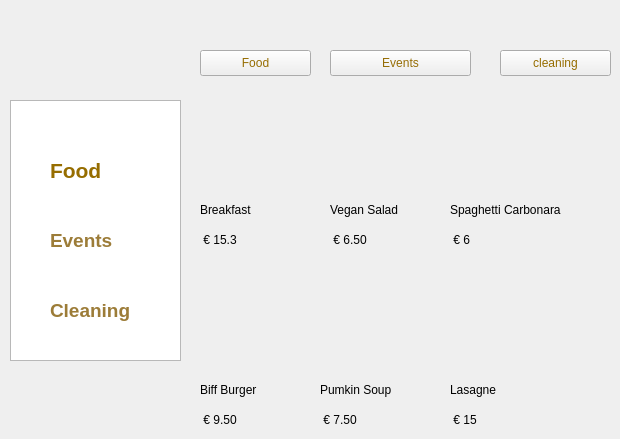
       <widget class="QWidget" name="tab_12">
        <attribute name="title">
         <string>informations</string>
        </attribute>
        <widget class="QToolButton" name="toolButton">
         <property name="geometry">
          <rect>
           <x>200</x>
           <y>50</y>
           <width>111</width>
           <height>26</height>
          </rect>
         </property>
         <property name="styleSheet">
          <string notr="true">color: rgb(150, 109, 2);
</string>
         </property>
         <property name="text">
          <string>Food</string>
         </property>
        </widget>
        <widget class="QToolButton" name="toolButton_2">
         <property name="geometry">
          <rect>
           <x>330</x>
           <y>50</y>
           <width>141</width>
           <height>26</height>
          </rect>
         </property>
         <property name="styleSheet">
          <string notr="true">
color: rgb(150, 109, 5);</string>
         </property>
         <property name="text">
          <string>Events</string>
         </property>
        </widget>
        <widget class="QToolButton" name="toolButton_3">
         <property name="geometry">
          <rect>
           <x>500</x>
           <y>50</y>
           <width>111</width>
           <height>26</height>
          </rect>
         </property>
         <property name="styleSheet">
          <string notr="true">color: rgb(150, 109, 0);</string>
         </property>
         <property name="text">
          <string>cleaning</string>
         </property>
        </widget>
        <widget class="QListWidget" name="listWidget">
         <property name="geometry">
          <rect>
           <x>10</x>
           <y>100</y>
           <width>171</width>
           <height>261</height>
          </rect>
         </property>
        </widget>
        <widget class="QLabel" name="label_53">
         <property name="geometry">
          <rect>
           <x>50</x>
           <y>150</y>
           <width>63</width>
           <height>41</height>
          </rect>
         </property>
         <property name="text">
          <string>&lt;html&gt;&lt;head/&gt;&lt;body&gt;&lt;p&gt;&lt;span style=&quot; font-size:16pt; font-weight:700; color:#966d00;&quot;&gt;Food&lt;/span&gt;&lt;/p&gt;&lt;/body&gt;&lt;/html&gt;</string>
         </property>
        </widget>
        <widget class="QLabel" name="label_54">
         <property name="geometry">
          <rect>
           <x>50</x>
           <y>220</y>
           <width>81</width>
           <height>41</height>
          </rect>
         </property>
         <property name="styleSheet">
          <string notr="true">color: rgb(156, 124, 56);</string>
         </property>
         <property name="text">
          <string>&lt;html&gt;&lt;head/&gt;&lt;body&gt;&lt;p&gt;&lt;span style=&quot; font-size:14pt; font-weight:700;&quot;&gt;Events&lt;/span&gt;&lt;/p&gt;&lt;/body&gt;&lt;/html&gt;</string>
         </property>
        </widget>
        <widget class="QLabel" name="label_55">
         <property name="geometry">
          <rect>
           <x>50</x>
           <y>290</y>
           <width>101</width>
           <height>41</height>
          </rect>
         </property>
         <property name="styleSheet">
          <string notr="true">color: rgb(156, 124, 56);</string>
         </property>
         <property name="text">
          <string>&lt;html&gt;&lt;head/&gt;&lt;body&gt;&lt;p&gt;&lt;span style=&quot; font-size:14pt; font-weight:700;&quot;&gt;Cleaning&lt;/span&gt;&lt;/p&gt;&lt;/body&gt;&lt;/html&gt;</string>
         </property>
        </widget>
        <widget class="QLabel" name="label_56">
         <property name="geometry">
          <rect>
           <x>200</x>
           <y>200</y>
           <width>63</width>
           <height>20</height>
          </rect>
         </property>
         <property name="text">
          <string>Breakfast</string>
         </property>
        </widget>
        <widget class="QLabel" name="label_57">
         <property name="geometry">
          <rect>
           <x>200</x>
           <y>230</y>
           <width>63</width>
           <height>20</height>
          </rect>
         </property>
         <property name="text">
          <string> € 15.3</string>
         </property>
        </widget>
        <widget class="QLabel" name="label_58">
         <property name="geometry">
          <rect>
           <x>330</x>
           <y>200</y>
           <width>91</width>
           <height>20</height>
          </rect>
         </property>
         <property name="text">
          <string>Vegan Salad</string>
         </property>
        </widget>
        <widget class="QLabel" name="label_59">
         <property name="geometry">
          <rect>
           <x>330</x>
           <y>230</y>
           <width>63</width>
           <height>20</height>
          </rect>
         </property>
         <property name="text">
          <string> € 6.50</string>
         </property>
        </widget>
        <widget class="QLabel" name="label_60">
         <property name="geometry">
          <rect>
           <x>450</x>
           <y>200</y>
           <width>141</width>
           <height>20</height>
          </rect>
         </property>
         <property name="text">
          <string>Spaghetti Carbonara</string>
         </property>
        </widget>
        <widget class="QLabel" name="label_61">
         <property name="geometry">
          <rect>
           <x>450</x>
           <y>230</y>
           <width>63</width>
           <height>20</height>
          </rect>
         </property>
         <property name="text">
          <string> € 6</string>
         </property>
        </widget>
        <widget class="QLabel" name="label_62">
         <property name="geometry">
          <rect>
           <x>200</x>
           <y>380</y>
           <width>81</width>
           <height>20</height>
          </rect>
         </property>
         <property name="text">
          <string>Biff Burger</string>
         </property>
        </widget>
        <widget class="QLabel" name="label_63">
         <property name="geometry">
          <rect>
           <x>200</x>
           <y>410</y>
           <width>63</width>
           <height>20</height>
          </rect>
         </property>
         <property name="text">
          <string> € 9.50</string>
         </property>
        </widget>
        <widget class="QLabel" name="label_64">
         <property name="geometry">
          <rect>
           <x>320</x>
           <y>380</y>
           <width>91</width>
           <height>20</height>
          </rect>
         </property>
         <property name="text">
          <string>Pumkin Soup</string>
         </property>
        </widget>
        <widget class="QLabel" name="label_65">
         <property name="geometry">
          <rect>
           <x>320</x>
           <y>410</y>
           <width>63</width>
           <height>20</height>
          </rect>
         </property>
         <property name="text">
          <string> € 7.50</string>
         </property>
        </widget>
        <widget class="QLabel" name="label_66">
         <property name="geometry">
          <rect>
           <x>450</x>
           <y>380</y>
           <width>63</width>
           <height>20</height>
          </rect>
         </property>
         <property name="text">
          <string>Lasagne</string>
         </property>
        </widget>
        <widget class="QLabel" name="label_67">
         <property name="geometry">
          <rect>
           <x>450</x>
           <y>410</y>
           <width>63</width>
           <height>20</height>
          </rect>
         </property>
         <property name="text">
          <string> € 15</string>
         </property>
        </widget>
        <widget class="QLabel" name="label_68">
         <property name="geometry">
          <rect>
           <x>320</x>
           <y>269</y>
           <width>131</width>
           <height>101</height>
          </rect>
         </property>
         <property name="text">
          <string/>
         </property>
         <property name="pixmap">
          <pixmap>../QtDesignStudio/1.jpeg</pixmap>
         </property>
         <property name="scaledContents">
          <bool>true</bool>
         </property>
        </widget>
        <widget class="QLabel" name="label_69">
         <property name="geometry">
          <rect>
           <x>460</x>
           <y>270</y>
           <width>131</width>
           <height>101</height>
          </rect>
         </property>
         <property name="text">
          <string/>
         </property>
         <property name="pixmap">
          <pixmap>../QtDesignStudio/2.jpeg</pixmap>
         </property>
         <property name="scaledContents">
          <bool>true</bool>
         </property>
        </widget>
        <widget class="QLabel" name="label_70">
         <property name="geometry">
          <rect>
           <x>200</x>
           <y>270</y>
           <width>121</width>
           <height>101</height>
          </rect>
         </property>
         <property name="text">
          <string/>
         </property>
         <property name="pixmap">
          <pixmap>../QtDesignStudio/images.jpeg</pixmap>
         </property>
         <property name="scaledContents">
          <bool>true</bool>
         </property>
        </widget>
        <widget class="QLabel" name="label_71">
         <property name="geometry">
          <rect>
           <x>190</x>
           <y>100</y>
           <width>131</width>
           <height>91</height>
          </rect>
         </property>
         <property name="text">
          <string/>
         </property>
         <property name="pixmap">
          <pixmap>../QtDesignStudio/various-breakfast-food-with-crackers.jpg</pixmap>
         </property>
         <property name="scaledContents">
          <bool>true</bool>
         </property>
        </widget>
        <widget class="QLabel" name="label_72">
         <property name="geometry">
          <rect>
           <x>450</x>
           <y>100</y>
           <width>141</width>
           <height>91</height>
          </rect>
         </property>
         <property name="text">
          <string/>
         </property>
         <property name="pixmap">
          <pixmap>../QtDesignStudio/pasta-plate-chopping-board-with-fork.jpg</pixmap>
         </property>
         <property name="scaledContents">
          <bool>true</bool>
         </property>
        </widget>
        <widget class="QLabel" name="label_73">
         <property name="geometry">
          <rect>
           <x>320</x>
           <y>99</y>
           <width>131</width>
           <height>91</height>
          </rect>
         </property>
         <property name="text">
          <string/>
         </property>
         <property name="pixmap">
          <pixmap>../QtDesignStudio/very-fresh-herb-quinoa-bowl.jpg</pixmap>
         </property>
         <property name="scaledContents">
          <bool>true</bool>
         </property>
        </widget>
       </widget>
